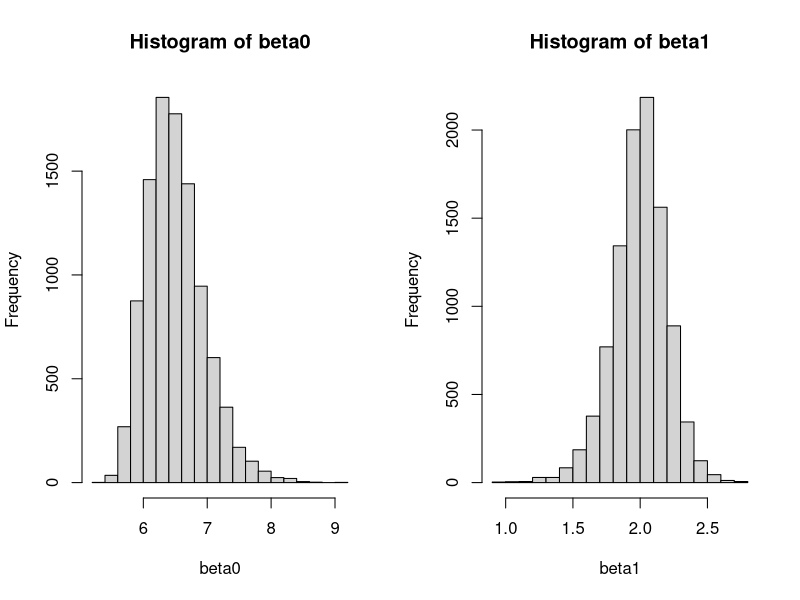

The R source for this figure:
x <- rnorm(20, mean = 2, sd = 1.5)

simNumber <- 10000
beta0 <- c()
beta1 <- c()
for(r in 1:simNumber){
  y <- 5 + 2*x + 1.5*rexp(length(x))
  cf <- lm(y ~ x)$coefficients
  beta0 <- c(beta0, cf[1])
  beta1 <- c(beta1, cf[2])
}

par(mfrow = c(1, 2))
hist(beta0)
hist(beta1)